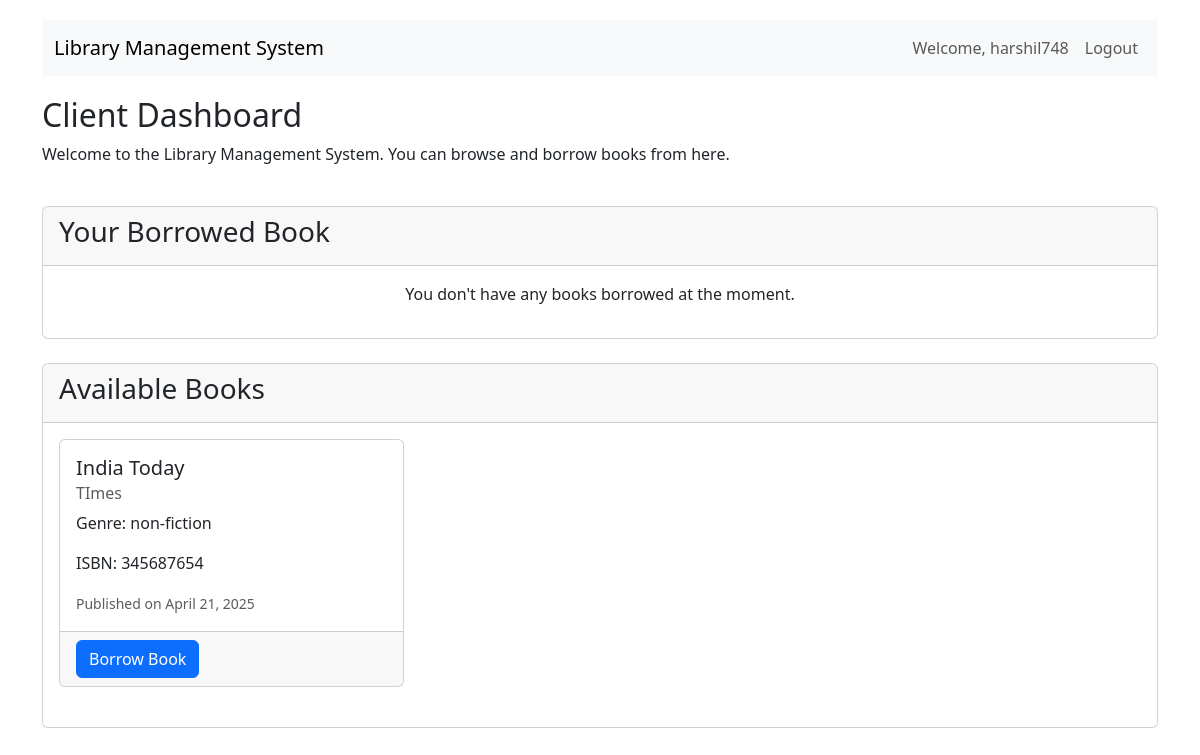
The app's page /client-dashboard/ (signed in) with its own data.
### library/models.py (models this page shows, shortened)
class Book(models.Model):
    title = models.CharField(max_length=200)
    author = models.CharField(max_length=100)
    publication_date = models.DateField()
    ISBN = models.CharField(max_length=13)
    genre = models.CharField(max_length=50)
    is_available = models.BooleanField(default=True)

### library/views.py (the view)
# urls.py: path("client-dashboard/", views.client_dashboard, name="client_dashboard"),
@login_required
def client_dashboard(request):
    available_books = Book.objects.filter(is_available=True)
    try:
        borrower = Borrower.objects.get(user=request.user, return_date__isnull=True)
        borrowed_book = borrower.borrowed_book
    except Borrower.DoesNotExist:
        borrowed_book = None
    return render(
        request,
        "library/client_dashboard.html",
        {"available_books": available_books, "borrowed_book": borrowed_book},
    )

### library/templates/library/client_dashboard.html (shortened to what this page needs)
{% extends 'library/base.html' %}  {% block content %}
<div class="row">
  <div class="col-md-12 mb-4">
    <h2>Client Dashboard</h2>
    <p>
      Welcome to the Library Management System. You can browse and borrow books
      from here.
    </p>
  </div>
</div>
<div class="row mb-4">
  <div class="col-md-12">
    <div class="card">
      <div class="card-header">
        <h3>Your Borrowed Book</h3>
      </div>
      <div class="card-body">
        {% if borrowed_book %}
        <div class="card mb-3">
          <div class="row g-0">
            <div class="col-md-8">
              <div class="card-body">
                <h5 class="card-title">{{ borrowed_book.title }}</h5>
                <p class="card-text">Author: {{ borrowed_book.author }}</p>
                <p class="card-text">Genre: {{ borrowed_book.genre }}</p>
                <p class="card-text">ISBN: {{ borrowed_book.ISBN }}</p>
                <p class="card-text">
                  <small class="text-muted"
                    >Published on {{ borrowed_book.publication_date }}</small
                  >
                </p>
                <a href="{% url 'return_book' %}" class="btn btn-primary"
                  >Return Book</a
                >
              </div>
            </div>
          </div>
        </div>
        {% else %}
        <p class="text-center">
          You don't have any books borrowed at the moment.
        </p>
        {% endif %}
      </div>
    </div>
  </div>
</div>
<div class="row">
  <div class="col-md-12">
    <div class="card">
      <div class="card-header">
        <h3>Available Books</h3>
      </div>
      <div class="card-body">
        {% if available_books %}
        <div class="row">
          {% for book in available_books %}
          <div class="col-md-4 mb-4">
            <div class="card h-100">
              <div class="card-body">
                <h5 class="card-title">{{ book.title }}</h5>
                <h6 class="card-subtitle mb-2 text-muted">{{ book.author }}</h6>
                <p class="card-text">Genre: {{ book.genre }}</p>
                <p class="card-text">ISBN: {{ book.ISBN }}</p>
                <p class="card-text">
                  <small class="text-muted"
                    >Published on {{ book.publication_date }}</small
                  >
                </p>
              </div>
              <div class="card-footer">
                {% if borrowed_book %}
                <button class="btn btn-primary" disabled>
                  Already Borrowed a Book
                </button>
                {% else %}
                <a
                  href="{% url 'borrow_book' book.id %}"
                  class="btn btn-primary"
                  >Borrow Book</a
                >
                {% endif %}
              </div>
            </div>
          </div>
          {% endfor %}
        </div>
        {% else %}
        <p class="text-center">
          No books are available for borrowing at the moment.
        </p>
        {% endif %}
      </div>
    </div>
  </div>
</div>
{% endblock %}

### library/templates/library/base.html (shortened to what this page needs)
<!DOCTYPE html>
<html lang="en">
  <head>
    <link
      href="https://cdn.jsdelivr.net/npm/bootstrap@5.3.0-alpha1/dist/css/bootstrap.min.css"
      rel="stylesheet"
    />
    {% load static %}
    <link rel="stylesheet" href="{% static 'library/css/styles.css' %}" />
  </head>
  <body>
    <div class="container">
      <nav class="navbar navbar-expand-lg navbar-light bg-light">
        <div class="container-fluid">
          <a class="navbar-brand" href="{% url 'dashboard' %}"
            >Library Management System</a
          >
          <div class="collapse navbar-collapse" id="navbarNav">
            <ul class="navbar-nav ms-auto">
              {% if user.is_authenticated %}
              <li class="nav-item">
                <span class="nav-link">Welcome, {{ user.username }}</span>
              </li>
              <li class="nav-item">
                <a class="nav-link" href="{% url 'logout' %}">Logout</a>
              </li>
              {% endif %}
            </ul>
          </div>
        </div>
      </nav>
      <div class="content">{% block content %}{% endblock %}</div>
    </div>
  </body>
</html>

### library/static/library/css/styles.css (style rules this page uses)
.navbar { margin-bottom: 2rem; }

### library/templates/library/base.html (style rules this page uses)
body { padding-top: 20px; padding-bottom: 20px; }
.navbar { margin-bottom: 20px; }

### records on screen
Book: title "India Today", author "TImes", genre "non-fiction", ISBN "345687654", publication_date "April 21, 2025"

### other values on screen
{{ user.username }} "harshil748"
